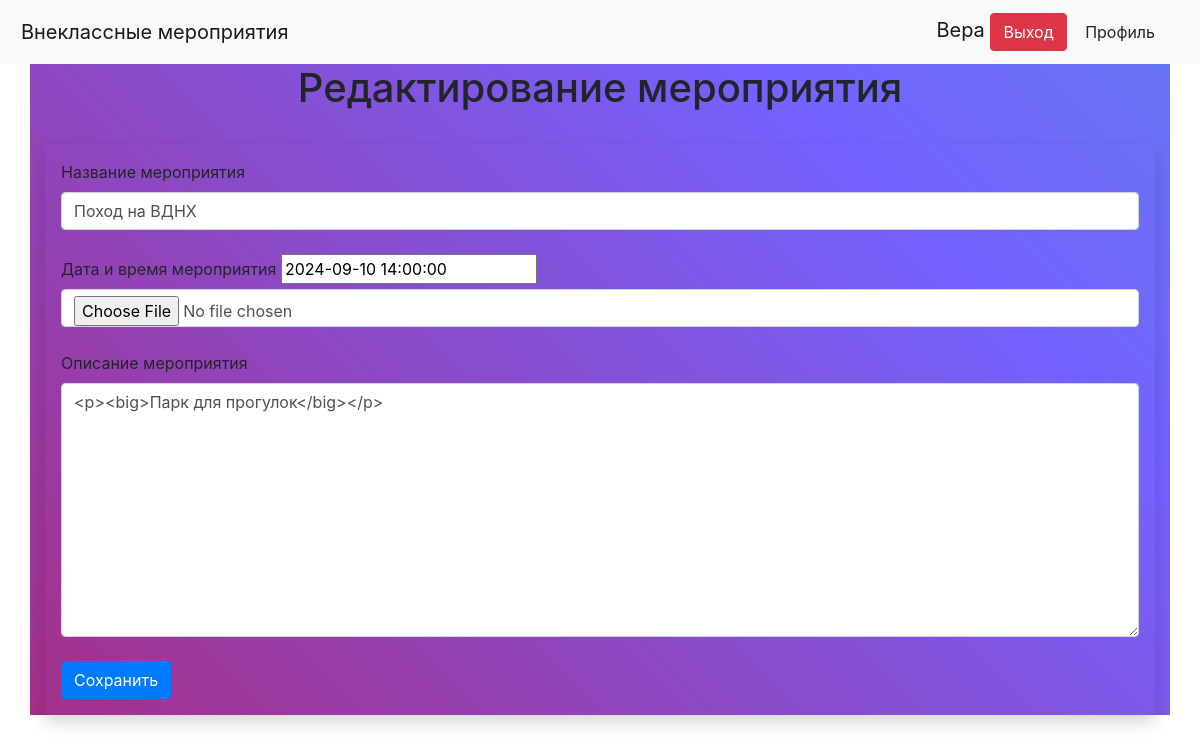
The page /events/edit/5 (signed in) on the database its author committed.
### data/users.py (models this page shows, shortened)
class User(SqlAlchemyBase, UserMixin):
    __tablename__ = 'users'
    id = db.Column(db.Integer, primary_key=True, autoincrement=True)
    name = db.Column(db.VARCHAR, nullable=True)
    email = db.Column(db.VARCHAR, index=True, unique=True, nullable=True)
    last_name = db.Column(db.VARCHAR, nullable=True)
    fathers_name = db.Column(db.VARCHAR, nullable=True)
    occupation = db.Column(db.VARCHAR, nullable=True)
    school_num = db.Column(db.VARCHAR, nullable=True)
    class_num = db.Column(db.VARCHAR, nullable=True)
    city = db.Column(db.VARCHAR, nullable=True)
    about = db.Column(db.VARCHAR, nullable=True)
    hashed_password = db.Column(db.VARCHAR, nullable=True)
    created_date = db.Column(db.DateTime, default=datetime.datetime.now)
    is_active = db.Column(db.CHAR, nullable=True)
    profile_picture = db.Column(db.VARCHAR, nullable=True)
    events = orm.relationship("Events", backref='event_poster')
    feedbacks = orm.relationship("Feedbacks", backref='feedback_poster')

### data/events.py (models this page shows)
class Events(SqlAlchemyBase):
    __tablename__ = 'events'
    id = db.Column(db.Integer, primary_key=True, autoincrement=True)
    title = db.Column(db.VARCHAR, nullable=False)
    description = db.Column(db.VARCHAR, nullable=False)
    event_picture = db.Column(db.VARCHAR, nullable=True)
    event_date_time = db.Column(db.DateTime, default=datetime.datetime.now)
    created_date = db.Column(db.DateTime, default=datetime.datetime.now)
    poster_id = db.Column(db.Integer, db.ForeignKey("users.id"))
    category_id = db.Column(db.Integer, db.ForeignKey("categories.id"))
    feedbacks = orm.relationship("Feedbacks", backref='event')

### main.py (the view, shortened to what this page needs)
@app.route('/events/edit/<int:id>', methods=['GET', 'POST'])
def edit_event(id):
    db_sess = db_session.create_session()
    event = db_sess.query(Events).filter(Events.id == id).first()
    form = EventForm()
    if current_user.id == event.poster_id or current_user.id == 1:
        form.title.data = event.title
        form.description.data = event.description
        form.event_date_time.data = event.event_date_time
        return render_template('edit_event.html', form=form)

### forms/event.py
class EventForm(FlaskForm):
    title = StringField('Название мероприятия', validators=[DataRequired()])
    description = CKEditorField("Описание мероприятия", validators=[DataRequired()])
    event_picture = FileField("Фото")
    event_date_time = DateTimeField("Дата и время мероприятия", validators=[DataRequired()])
    submit = SubmitField('Сохранить')

### data/db_session.py (called while the page is built)
def create_session() -> Session:
    global __factory
    return __factory()

### main.py (called while the page is built)
@login_manager.user_loader
def load_user(user_id):
    db_sess = db_session.create_session()
    return db_sess.query(User).get(user_id)

### templates/edit_event.html (shortened to what this page needs)
{% extends "base.html" %}
{% block content %}
{% if current_user.is_authenticated %}
	<h1>Редактирование мероприятия</h1>
	<br/>
	<div class="shadow p-3 mb-5 bg-body rounded">
		<form action="" method="POST" enctype="multipart/form-data">
			{{ form.title.label(class="form-label") }}
			{{ form.title(class="form-control") }}
			<br/>
			{{ form.event_date_time.label(class="form-label") }}
			{{ form.event_date_time(class="DateTimeField") }}
			<br/>
			{{ form.event_picture(class="form-control") }}
			<br/>
			{{ form.description.label(class="form-label") }}
			{{ form.description(class="form-control", rows="10") }}
			<br/>
			{{ form.submit(class="btn btn-primary") }}
		</form>
	</div>
{% else %}
	<h2> Для редактирования мероприятия необходимо войти в систему...</h2>
	<a href="{{ url_for('login') }}">Вход в систему</a>
{% endif %}
{% endblock %}

### templates/base.html (shortened to what this page needs)
<!doctype html>
<html lang="en">
<head>
    <link rel="stylesheet"
          href="https://stackpath.bootstrapcdn.com/bootstrap/4.4.1/css/bootstrap.min.css"
>
    <link rel="stylesheet" type="text/css" href="{{url_for('static', filename='css/style.css')}}" />
    <link rel="stylesheet" type="text/css" href="{{url_for('static', filename='css/style_maps.css')}}" />
    <link rel="stylesheet" type="text/css" href="{{url_for('static', filename='css/style_def.css')}}" />
    <link rel="stylesheet" type="text/css" href="{{url_for('static', filename='css/info.css')}}" />
</head>
<body>
<header>
    <nav class="navbar navbar-light bg-light">
        <a class="navbar-brand" href="/">Внеклассные мероприятия</a>
        <div class="navbar-brand">
        {% if current_user.is_authenticated %}
                {{ current_user.name }}
                <a class="btn btn-danger" href="/logout" >Выход</a>
                <a class="btn" href="/profile" >Профиль</a>
        {% else %}
                <a class="btn btn-primary" href="/register">Зарегистрироваться</a>
                <a class="btn btn-success" href="/login">Войти</a>
        {% endif %}
        </div>
    </nav>
</header>
<main role="main" class="container">
    {% block content %}{% endblock %}
</main>
</body>
</html>

### static/css/style.css (style rules this page uses)
.container { height: 100%; width: 100%; background: linear-gradient(45deg, #d2001a, #7462ff, #23d5ab); background-size: 300% 300%; animation: color 12s ease-in-out infinite; }
a { color: #FFF; }

### static/css/style_maps.css (style rules this page uses)
a { text-align: center; padding: 5px; }
h1 { text-align: center; }

### static/css/style_def.css (style rules this page uses)
* { margin: 0; }

### rows shown on the page
User: name "Вера"
Events: title "Поход на ВДНХ", event_date_time "2024-09-10 14:00:00", description "<p><big>Парк для прогулок</big></p>"
